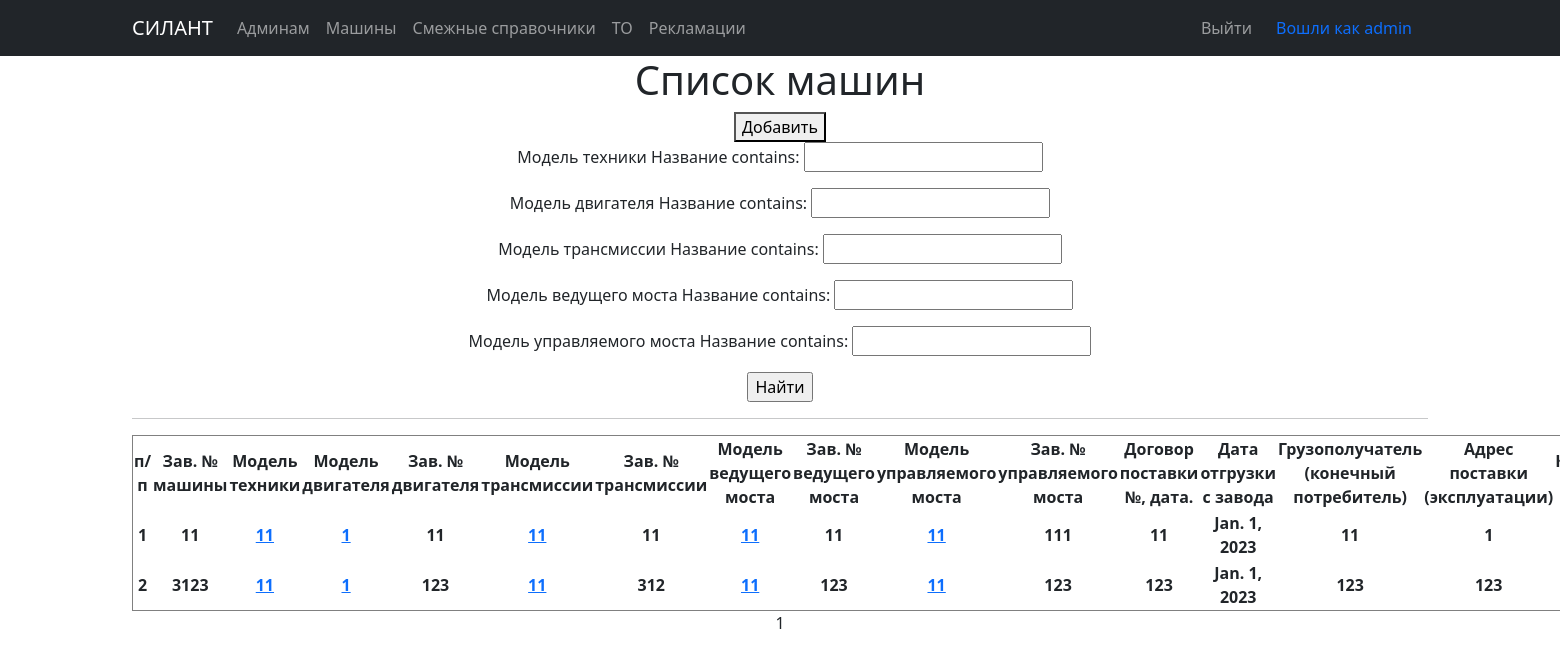
The page /cars/ (signed in) on the database as committed earlier.
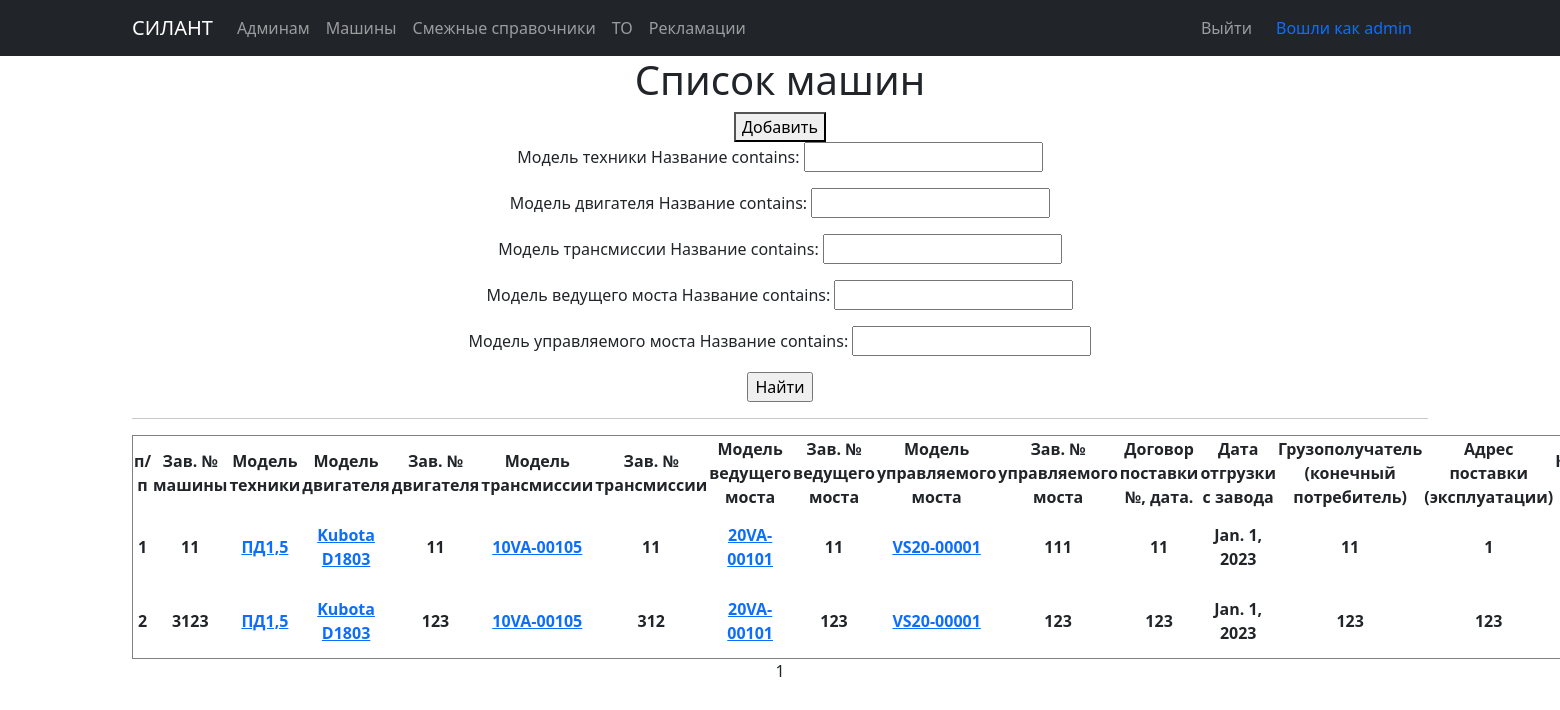
The same page on the database as committed later.
### silant/models.py (models this page shows, shortened)
class Car(models.Model):
    serial_number = models.TextField(max_length=30, unique=True, db_index=True, verbose_name='Зав. № машины')
    technique_model = models.ForeignKey(Technique_model, on_delete=models.CASCADE, db_index=True, verbose_name='Модель техники')
    engine_model = models.ForeignKey(Engine_model, on_delete=models.CASCADE, db_index=True, verbose_name='Модель двигателя')
    engine_number = models.TextField(max_length=30, verbose_name='Зав. № двигателя')
    transmission_model = models.ForeignKey(Transmission_model, on_delete=models.CASCADE, db_index=True, verbose_name='Модель трансмиссии')
    transmission_number = models.TextField(max_length=50, verbose_name='Зав. № трансмиссии')
    drive_axle_model = models.ForeignKey(Drive_axle_model, on_delete=models.CASCADE, db_index=True, verbose_name='Модель ведущего моста')
    drive_axle_number = models.TextField(max_length=50, verbose_name='Зав. № ведущего моста')
    steerable_axle_model = models.ForeignKey(Steerable_axle_model, on_delete=models.CASCADE, db_index=True, verbose_name='Модель управляемого моста')
    steerable_axle_number = models.TextField(max_length=50, verbose_name='Зав. № управляемого моста')
    supply_contract = models.TextField(max_length=50, blank=True, verbose_name='Договор поставки №, дата.')
    shipping_date = models.DateField(db_index=True, verbose_name='Дата отгрузки с завода')
    consignee = models.TextField(max_length=50, blank=True, verbose_name='Грузополучатель (конечный потребитель)')
    delivery_address = models.TextField(max_length=150, blank=True, verbose_name='Адрес поставки (эксплуатации)')
    equipment = models.TextField(max_length=150, blank=True, verbose_name='Комплектация (доп. опции)')
    client = models.ForeignKey(User, on_delete=models.CASCADE, null=True, blank=True, verbose_name='Клиент')
    service_company = models.ForeignKey(Service_company, on_delete=models.CASCADE, blank=True, verbose_name='Сервисная организация')
    class Meta:
        verbose_name = 'Машины'
        verbose_name_plural = 'Машины'
        ordering = ['shipping_date']
        permissions = ( #Право для просмотра списка машин других пользователей
            ('view_car_noclient', 'Can view no client'),
        )

class Base_dictionary(models.Model):
    name = models.TextField(unique=True, verbose_name='Название')
    description = models.TextField(blank=True, verbose_name='Описание')
    class Meta:
        abstract = True
    def __str__(self):
        return f'{self.name}'

class Technique_model(Base_dictionary):
    class Meta:
        verbose_name = 'Модель техники'
        verbose_name_plural = 'Модели техники'

class Engine_model(Base_dictionary):
    class Meta:
        verbose_name = 'Модель двигателя'
        verbose_name_plural = 'Модели двигателя'

class Transmission_model(Base_dictionary):
    class Meta:
        verbose_name = 'Модель трансмиссии'
        verbose_name_plural = 'Модели трансмиссии'

class Drive_axle_model(Base_dictionary):
    class Meta:
        verbose_name = 'Модель ведущего моста'
        verbose_name_plural = 'Модели ведущего моста'

class Steerable_axle_model(Base_dictionary):
    class Meta:
        verbose_name = 'Модель управляемого моста'
        verbose_name_plural = 'Модели управляемого моста'

### silant/views.py (the view)
# urls.py: path('', CarList.as_view()),
class CarList(ListView): #Общий список машин
    model = Car
    ordering = 'shipping_date'
    template_name = 'cars.html'
    context_object_name = 'cars'
    paginate_by = 10
    def get_queryset(self):
        queryset = super().get_queryset()
        if self.request.user.is_authenticated:
            if self.request.user.has_perm('silant.view_car_noclient') == False: # авторизованный пользователь не имеет право просмотра всех записей машин
                queryset = Car.objects.filter(client=self.request.user)
            self.filterset = CarFilter(self.request.GET, queryset)
        else:
            if not bool(self.request.GET):
                queryset = Car.objects.none()
            self.filterset = CarFilterNoAut(self.request.GET, queryset)
        return self.filterset.qs
    def get_context_data(self, **kwargs):
        context = super().get_context_data(**kwargs)
        context['filterset'] = self.filterset
        return context

### templates/Cars.html (shortened to what this page needs)
{% extends 'flatpages/default.html' %}
{% block content %}
    <h1>Список машин</h1>
    {% if user.is_authenticated %}
        <button onclick=location.href="/cars/create"> Добавить</button>
    {% endif %}
    <form action="" method="get">
            {{ filterset.form.as_p }}
            <input type="submit" value="Найти" />
        </form>
    <hr>
    {% if cars %}
        <table border="1" style="text-align:center">
           <tr>
                <td><b>п/п</b></td>
                <td><b>Зав. № машины</b></td>
                <td><b>Модель техники</b></td>
                <td><b>Модель двигателя</b></td>
                <td><b>Зав. № двигателя</b></td>
                <td><b>Модель трансмиссии</b></td>
                <td><b>Зав. № трансмиссии</b></td>
                <td><b>Модель ведущего моста</b></td>
                <td><b>Зав. № ведущего моста</b></td>
                <td><b>Модель управляемого моста</b></td>
                <td><b>Зав. № управляемого моста</b></td>
                {% if user.is_authenticated %}
                    <td><b>Договор поставки №, дата.</b></td>
                    <td><b>Дата отгрузки с завода</b></td>
                    <td><b>Грузополучатель (конечный потребитель)</b></td>
                    <td><b>Адрес поставки (эксплуатации)</b></td>
                    <td><b>Комплектация (доп. опции)</b></td>
                {% endif %}
           </tr>
           {% for car in cars %}
           <tr>
                <td><b>{{ car.id }}</b></td>
                <td><b>{{ car.serial_number }}</b></td>
                <td><b><a href="dictionary/techniqueModel/{{car.technique_model.id}}/">{{ car.technique_model }}</a></b></td>
                <td><b><a href="dictionary/engineModel/{{car.engine_model.id}}/">{{ car.engine_model }}</a></b></td>
                <td><b>{{ car.engine_number }}</b></td>
                <td><b><a href="dictionary/transmissionModel/{{car.transmission_model.id}}/">{{ car.transmission_model }}</a></b></td>
                <td><b>{{ car.transmission_number }}</b></td>
                <td><b><a href="dictionary/driveAxleModel/{{car.drive_axle_model.id}}/">{{ car.drive_axle_model }}</a></b></td>
                <td><b>{{ car.drive_axle_number }}</b></td>
                <td><b><a href="dictionary/steerableAxleModel/{{car.steerable_axle_model.id}}/">{{ car.steerable_axle_model }}</a></b></td>
                <td><b>{{ car.steerable_axle_number }}</b></td>
                {% if user.is_authenticated %}
                    <td><b>{{ car.supply_contract }}</b></td>
                    <td><b>{{ car.shipping_date }}</b></td>
                    <td><b>{{ car.consignee }}</b></td>
                    <td><b>{{ car.delivery_address }}</b></td>
                    <td><b>{{ car.equipment }}</b></td>
                {% endif %}
           </tr>
           {% endfor %}
        </table>
    {% else %}
        <h2>машин нет!</h2>
    {% endif %}
    {{ page_obj.number }}
{% endblock content %}

### templates/flatpages/default.html (shortened to what this page needs)
<!DOCTYPE html>
{% load static %}
<html lang="ru">
    <head>
        <link href="{% static 'css/styles.css' %}" rel="stylesheet" />
    </head>
    <body>
        <nav class="navbar navbar-expand-lg navbar-dark bg-dark static-top">
            <div class="container">
                <a class="navbar-brand" href="/">СИЛАНТ</a>
                <div class="collapse navbar-collapse" id="navbarResponsive">
                    <ul class="navbar-nav ml-auto">
                        <li class="nav-item">
                            <a class="nav-link" href="/admin/">Админам</a>
                        </li>
                        <li class="nav-item">
                            <a class="nav-link" href="/cars/">Машины</a>
                        </li>
                        {% if user.is_authenticated %}
                            <li class="nav-item">
                                <a class="nav-link" href="/cars/dictionaries/">Смежные справочники</a>
                            </li>
                            <li class="nav-item">
                                <a class="nav-link" href="/cars/maintenances/">ТО</a>
                            </li>
                            <li class="nav-item">
                                <a class="nav-link" href="/cars/complaints/">Рекламации</a>
                            </li>
                        {% endif %}
                    </ul>
                    {% if user.is_authenticated %}
                        <ul class="navbar-nav ms-auto">
                            <li class="nav-item">
                                <a class="nav-link" href="/accounts/logout/">Выйти</a>
                            </li>
                        </ul>
                        <a class="nav-link" href="/accounts/email/">Вошли как {{request.user.username}}</a>
                    {% else %}
                        <ul class="navbar-nav ms-auto">
                            <li class="nav-item">
                                <a class="nav-link" href="/accounts/login/">Войти</a>
                            </li>
                        </ul>
                    {% endif %}
                </div>
            </div>
        </nav>
        <div class="container">
           <div class="row">
               <div class="col-lg-12 text-center">
                   {% block content %}{% endblock content %}
               </div>
           </div>
</div>
    </body>
</html>

Rows that differ between the two databases and show on the page:
changed through a linked row, Car id 1: technique_model "11" → "ПД1,5"; engine_model "1" → "Kubota D1803"; transmission_model "11" → "10VA-00105"; drive_axle_model "11" → "20VA-00101"; steerable_axle_model "11" → "VS20-00001"
changed through a linked row, Car id 2: technique_model "11" → "ПД1,5"; engine_model "1" → "Kubota D1803"; transmission_model "11" → "10VA-00105"; drive_axle_model "11" → "20VA-00101"; steerable_axle_model "11" → "VS20-00001"
